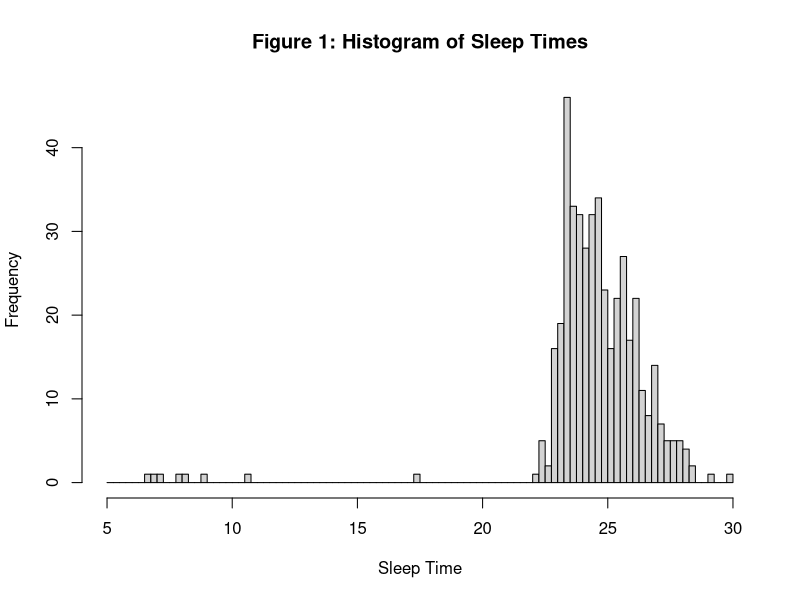
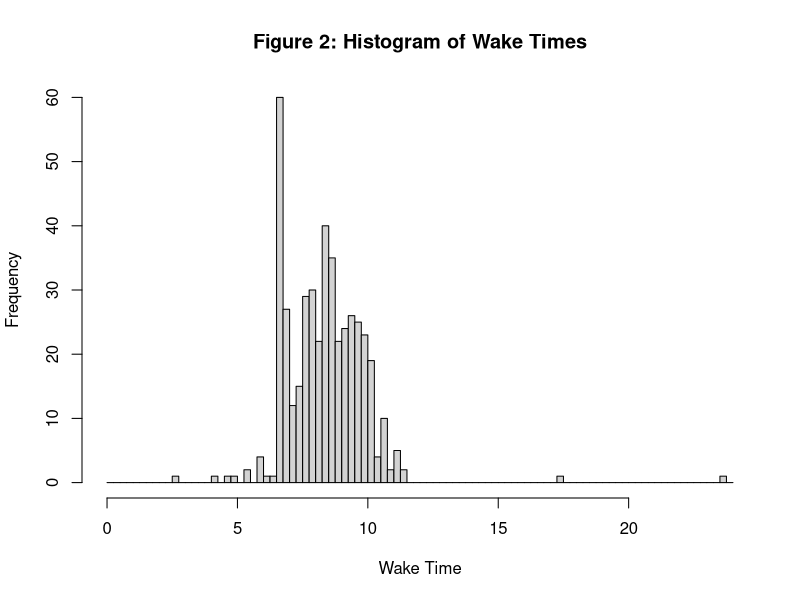
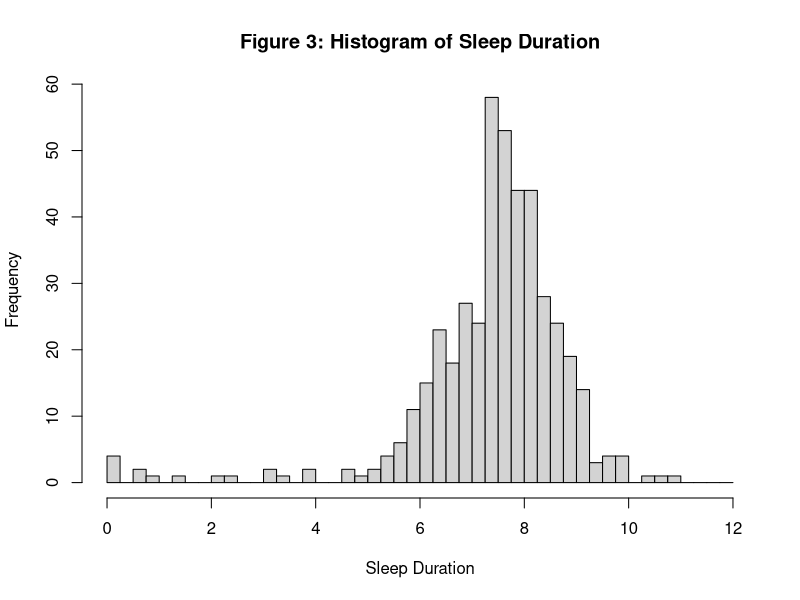
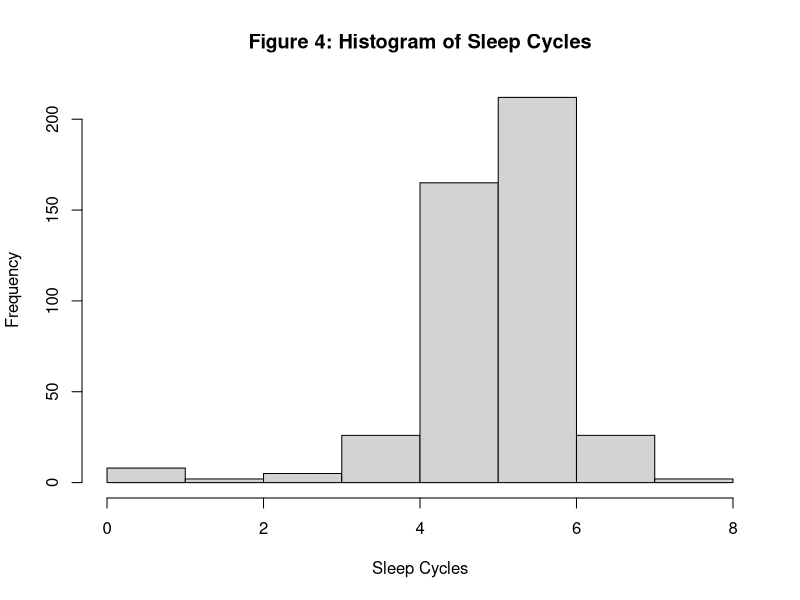
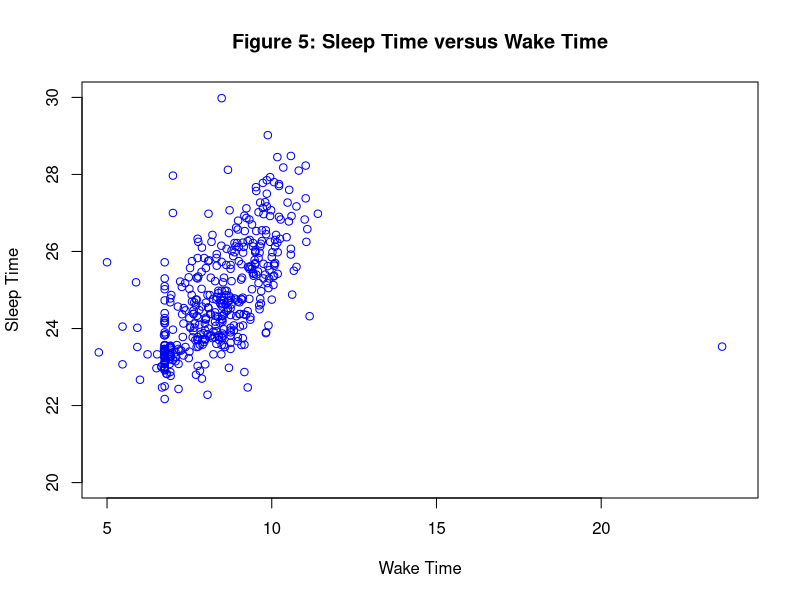
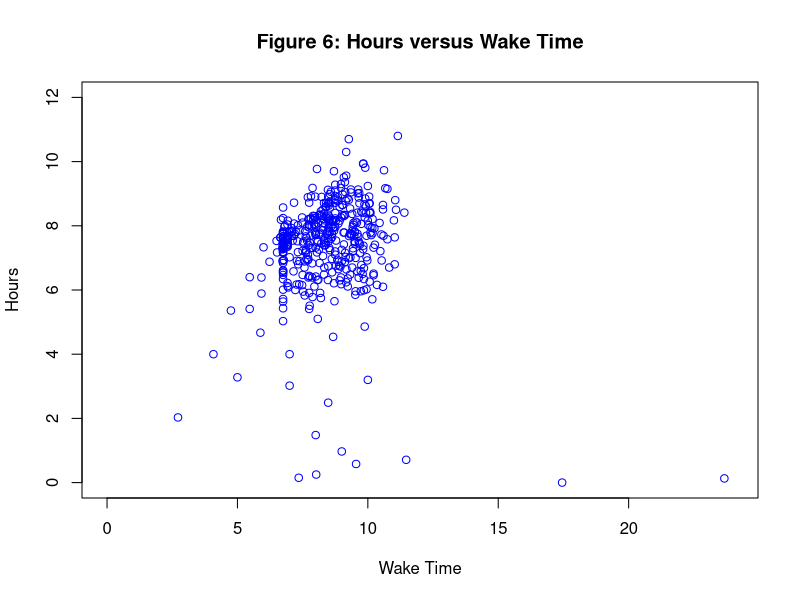
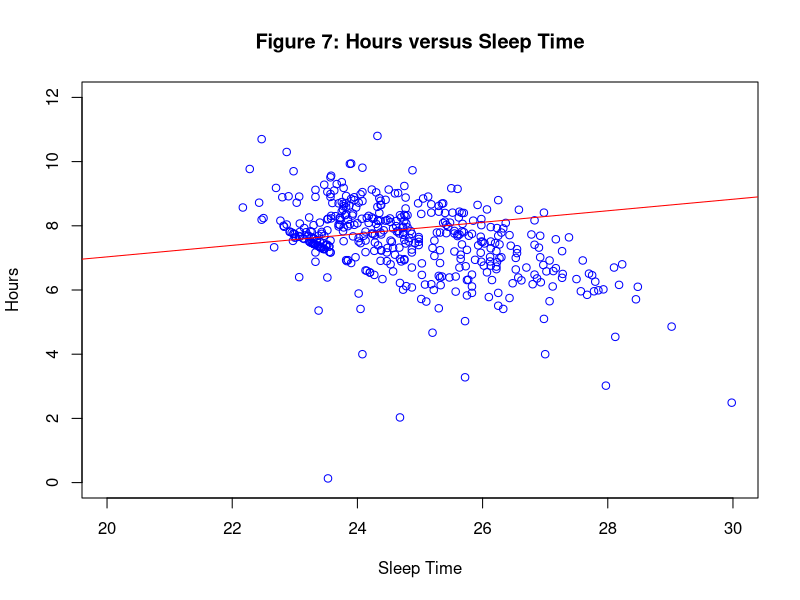

Write the R code that produced these figures, in order.
# This script is for an analysis of my sleep schedule
# It includes relationships between sleep time, wake time, and duration

getwd()
setwd("C:/Users/Jaret/Documents/GitHub/Sleep-Data-Analysis")
# New Computer, New Organizational Tactics
getwd()

slpdat = read.csv("06_26_20_1593183450022.csv",header = TRUE)
# Change filename as needed, this is the first file I had

slpdat$decST = slpdat$decST + ifelse(slpdat$decST <= 6, 24, 0)
# This allows us to treat a night as a continuous event, rather than breaking the histogram at midnight

slpdat$Cycles = slpdat$Hours / 1.5 
# This calculates the number of sleep cycles for each sleep. This is an estimate based on a 90 minute sleep cycle, which is really only true for the first cycle of the night (after which they get longer between 110-120 minutes)

sleeptime_hist = hist(slpdat$decST,freq = TRUE,
                      main="Figure 1: Histogram of Sleep Times",
                      xlab="Sleep Time",
                      breaks=seq(5,30,.25))

waketime_hist = hist(slpdat$decWT,freq = TRUE,
                     main="Figure 2: Histogram of Wake Times",
                     xlab="Wake Time",
                     breaks=seq(0,24,.25))

hours_hist = hist(slpdat$Hours,freq = TRUE, 
                  main="Figure 3: Histogram of Sleep Duration",
                  xlab="Sleep Duration",
                  breaks=seq(0,12,.25))

cycles_hist = hist(slpdat$Cycles,freq = TRUE,
                   main="Figure 4: Histogram of Sleep Cycles",
                   xlab="Sleep Cycles",
                   breaks=seq(0,8,1))

# Visualize the data

plot(slpdat$decWT,slpdat$decST,
     main="Figure 5: Sleep Time versus Wake Time",
     xlab="Wake Time",ylab="Sleep Time",xlim=c(5,24),
     ylim=c(20,30),col="blue",lty=1,lwd=1,pch=1)

plot(slpdat$decWT,slpdat$Hours,
     main="Figure 6: Hours versus Wake Time",
     xlab="Wake Time",ylab="Hours",xlim=c(0,24),
     ylim=c(0,12),col="blue",lty=1,lwd=1,pch=1)

plot(slpdat$decST,slpdat$Hours,
     main="Figure 7: Hours versus Sleep Time",
     xlab="Sleep Time",ylab="Hours",xlim=c(20,30),
     ylim=c(0,12),col="blue",lty=1,lwd=1,pch=1)

# Visualize the relationships between the data
# slpdat$Cycles is omitted because it is simply a function of slpdat$Hours

#
#Sleep time and Wake Time
print(cor(slpdat$decST,slpdat$decWT))
#Sleep time and Hours Slept
print(cor(slpdat$decST,slpdat$Hours))
#Wake time and Hours Slept
print(cor(slpdat$decWT,slpdat$Hours))

# Determine strength and direction of relationships

reg_slpHours = lm(Hours~decST+decWT,slpdat)
summary(reg_slpHours)
abline(reg_slpHours, col="red")
#Create a OLS model to estimate impact of sleep time and wake time on hours slept
